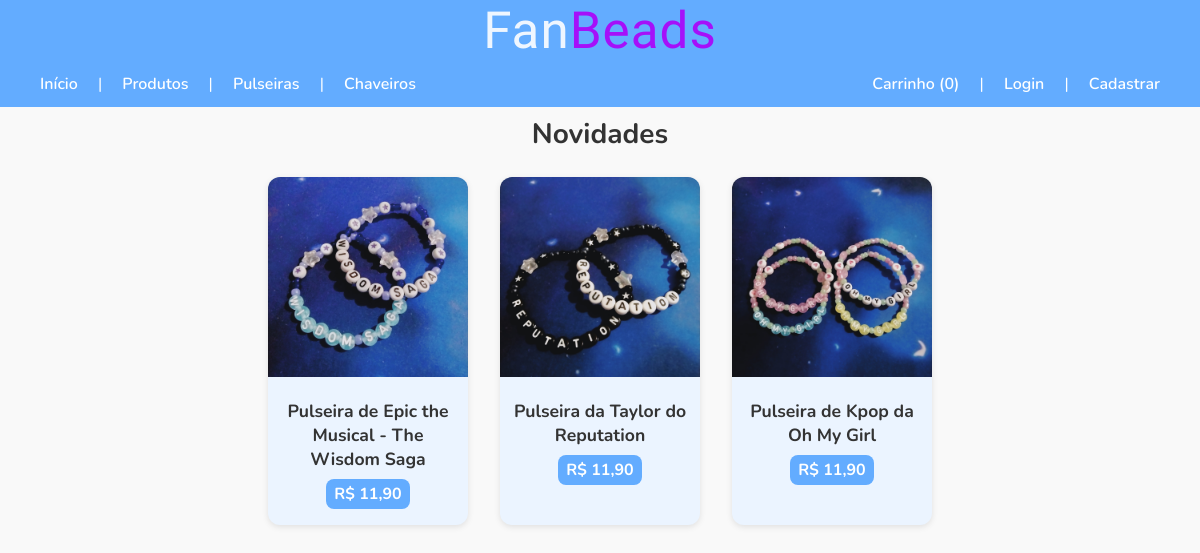
The page / on the database its author committed.
### tables this page shows
CREATE TABLE `produto` (
  `id_produto` int(11) NOT NULL,
  `nome` varchar(255) NOT NULL,
  `descricao` text DEFAULT NULL,
  `preco` decimal(10,2) NOT NULL,
  `imagem` varchar(255) DEFAULT NULL,
  `categoria_id` int(11) NOT NULL
);

### Controllers/inicioController.class.php (called while the page is built)
<?php
class InicioController
{
    private ProdutoDAO $produtoDAO;
    public function __construct()
    {
        $this->produtoDAO = new ProdutoDAO();
    }
    public function index(): void
    {
        $novidades = $this->produtoDAO->buscarNovidades(3);
        require 'Views/inicio.php';
    }
}

### index.php (called while the page is built, shortened)
<?php
spl_autoload_register(function ($className) {
    $directories = ['Controllers/', 'Models/'];
    foreach ($directories as $dir) {
        $file = __DIR__ . '/' . $dir . $className . '.class.php';
        if (file_exists($file)) {
            return;
        }
    }
});
require_once 'rotas.php';
$method = $_SERVER['REQUEST_METHOD'];
$uri = parse_url($_SERVER['REQUEST_URI'], PHP_URL_PATH);
$baseDir = '/fanbeads';
if (str_starts_with($uri, $baseDir)) {
    $uri = substr($uri, strlen($baseDir));
}
$router->handleRequest($method, $uri);

### Models/Conexao.class.php (called while the page is built, shortened)
<?php
class Conexao
{
    private static ?PDO $instance = null;
    public static function getInstancia(): PDO
    {
        if (self::$instance === null) {
            $dsn = 'mysql:host=localhost;dbname=fanbeads;charset=utf8mb4';
            $user = 'root';
            $pass = '';
            self::$instance = new PDO($dsn, $user, $pass);
            self::$instance->setAttribute(PDO::ATTR_ERRMODE, PDO::ERRMODE_EXCEPTION);
        }
        return self::$instance;
    }
}

### Models/ProdutoDAO.class.php (called while the page is built, shortened)
<?php
class ProdutoDAO
{
    private PDO $db;
    public function __construct()
    {
        $this->db = Conexao::getInstancia();
    }
    private function mapearProduto(array $row): Produto
    {
        $categoria = new Categoria();
        $categoria->setId((int) $row['categoria_id']);
        $categoria->setNome($row['nome_categoria']);
        $produto = new Produto();
        $produto->setId((int) $row['id_produto']);
        $produto->setNome($row['nome']);
        $produto->setDescricao($row['descricao']);
        $produto->setPreco((float) $row['preco']);
        $produto->setImagem($row['imagem']);
        $produto->setCategoria($categoria);
        return $produto;
    }
    public function buscarNovidades(int $limite = 3): array
    {
        $sql = "SELECT p.*, c.nome AS nome_categoria, c.id_categoria
                FROM produto p
                JOIN categoria c ON p.categoria_id = c.id_categoria
                ORDER BY p.id_produto DESC LIMIT :lim";
        $stmt = $this->db->prepare($sql);
        $stmt->bindValue(':lim', $limite, PDO::PARAM_INT);
        $stmt->execute();
        $produtos = [];
        while ($row = $stmt->fetch(PDO::FETCH_ASSOC)) {
            $produtos[] = $this->mapearProduto($row);
        }
        return $produtos;
    }
}

### Models/Produto.class.php (called while the page is built, shortened)
<?php
class Produto
{
    private int $id_produto;
    private string $nome;
    private float $preco;
    private string $imagem;
    public function getId(): int { return $this->id_produto; }
    public function getNome(): string { return $this->nome; }
    public function getPreco(): float { return $this->preco; }
    public function getImagem(): string { return $this->imagem; }
    public function setId(int $id): void { $this->id_produto = $id; }
    public function setNome(string $nome): void { $this->nome = $nome; }
    public function setPreco(float $preco): void { $this->preco = $preco; }
    public function setImagem(string $imagem): void { $this->imagem = $imagem; }
}

### Views/inicio.php (the view, shortened to what this page needs)
<!DOCTYPE html>
<html lang="pt-br">
<head>
    <link rel="stylesheet" href="/fanbeads/assets/css/style.css">
</head>
<body>
    <?php require 'Views/menu.php'; ?>
    <main>
        <section class="novidades">
            <h2>Novidades</h2>
            <div class="cards">
                <?php foreach ($novidades as $p): ?>
                    <div class="card">
                        <a href="/fanbeads/detalhes?id=<?= $p->getId() ?>">
                            <img src="/fanbeads/assets/img/<?= htmlspecialchars($p->getImagem()) ?>" alt="<?= htmlspecialchars($p->getNome()) ?>">
                        </a>
                        <h3>
                            <a href="/fanbeads/detalhes?id=<?= $p->getId() ?>">
                            <?= htmlspecialchars($p->getNome()) ?>
                            </a>
                        </h3>
                        <p>R$ <?= number_format($p->getPreco(), 2, ',', '.') ?></p>
                    </div>
                <?php endforeach; ?>
            </div>
        </section>
    </main>
</body>
</html>

### assets/css/style.css (style rules this page uses)
:root { --color-primary: #63acff; --color-primary-dark: #5a9be0; --color-blue-darker:#4e17a5; --color-secondary: #AD00F9; --color-success: #28a745; --color-success-dark: #218838; --color-danger: #ff6363; --color-danger-dark: #e04a4a; --color-info: #6c757d; --color-info-dark: #5a6268; --color-light-bg: #f9f9f9; --color-card-bg: #ebf4ff; --color-white: #fff; --color-text: #333; --color-text-muted: #666; --color-border: #ddd; --color-table-header: #f1f1f1; --font-body: 'Nunito', sans-serif; --font-heading: 'Patrick Hand SC', cursive; --border-radius: 0.75rem; --card-width: 200px; --gap: 2rem; }
* { box-sizing: border-box; margin: 0; padding: 0; }
body { font-family: var(--font-body); background-color: var(--color-light-bg); color: var(--color-text); }
.cards { display: flex; flex-wrap: wrap; justify-content: center; gap: var(--gap); padding: 0 2rem 2rem; }
.card { flex-basis: var(--card-width); background-color: var(--color-card-bg); border-radius: var(--border-radius); box-shadow: 0 2px 6px rgba(0,0,0,0.1); overflow: hidden; text-align: center; padding-bottom: 1rem; }
.card img { width: 100%; height: 200px; object-fit: cover; }
.card h3 { font-weight: 700; margin: 1rem 0.5rem 0.5rem; font-size: 1.1rem; }
.card p { display: inline-block; background-color: var(--color-primary); color: var(--color-white); padding: 0.25rem 0.5rem; border-radius: 0.5rem; font-weight: bold; }
.card h3 a { color: inherit; text-decoration: none; }
.product-page h1, .cart-page h1, .order-history-page h1, section h2 { font-weight: 700; margin: 1.5rem 2rem; font-size: 1.75rem; text-align: center; }
.novidades h2 { margin-top: 0.5rem; }

### rows shown on the page
produto: imagem (picture), nome "Pulseira de Epic the Musical - The Wisdom Saga", preco "11,90"
produto: imagem (picture), nome "Pulseira da Taylor do Reputation", preco "11,90"
produto: imagem (picture), nome "Pulseira de Kpop da Oh My Girl", preco "11,90"

### other values the page prints
$totalItensCarrinho "0"
